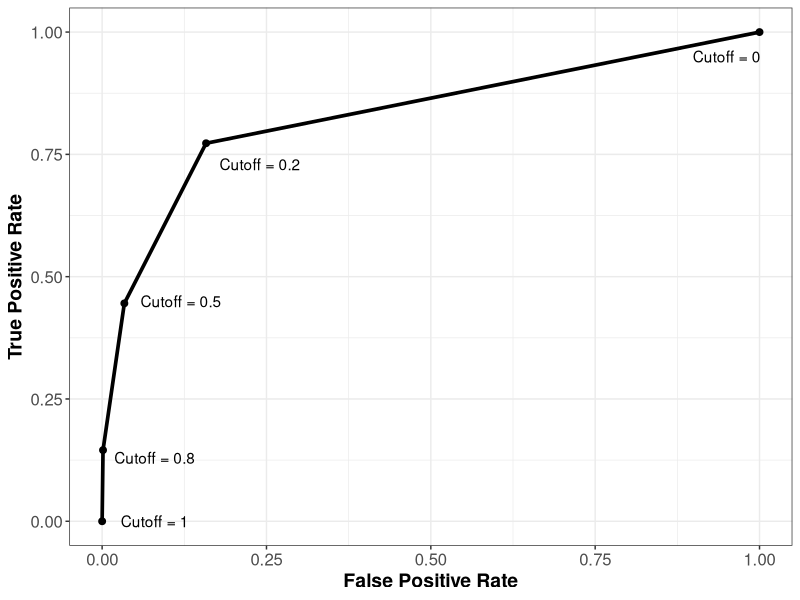
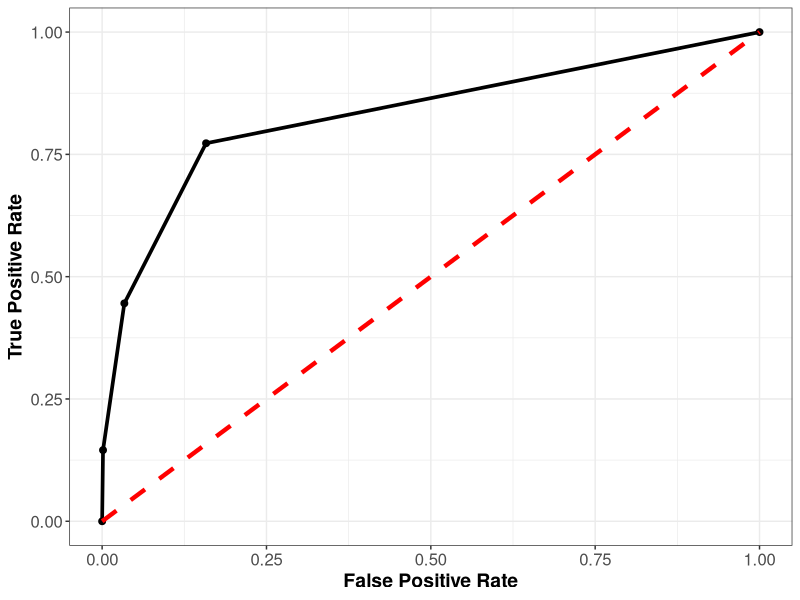
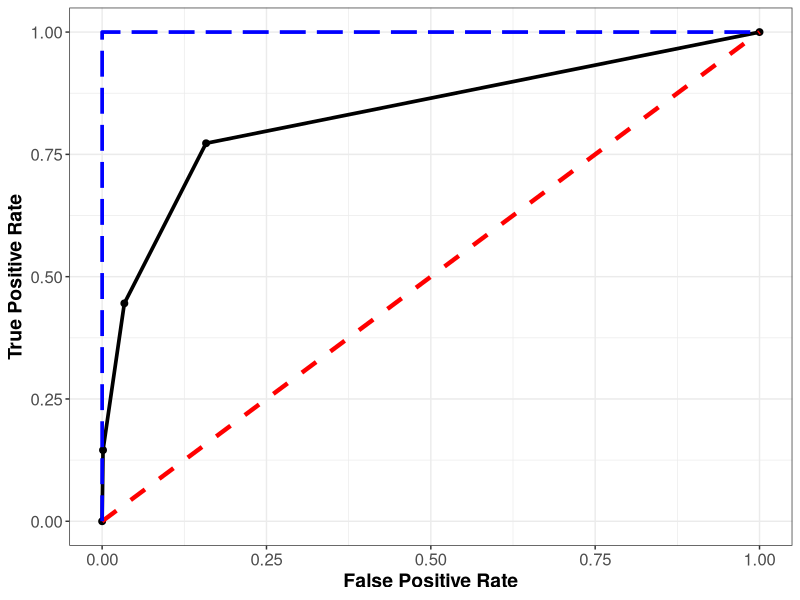
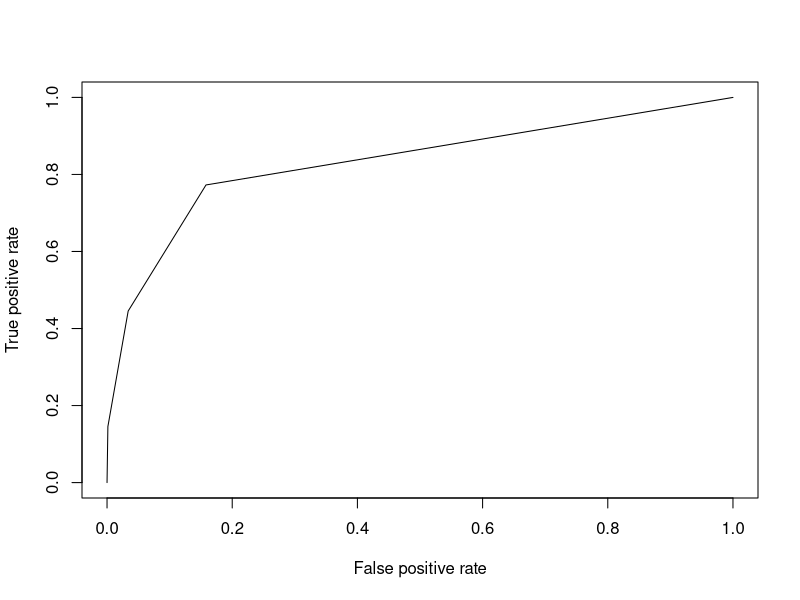

The R script that drew these images, in order:
options(warn=-1)
options(readr.num_columns = 0)

library(MLmetrics)
library(tidyverse)
library(kableExtra)
library(ggplot2)
library(caret)
library(class)

churn <- read_csv("_build/data/churn_train.csv")
scaler <- preProcess(churn, method="range")
churnScaled <- predict(scaler, churn)
churnScaled$international_plan <- ifelse(churnScaled$international_plan=="yes", 1, 0)
churnScaled$voice_mail_plan <- ifelse(churnScaled$voice_mail_plan=="yes", 1, 0)
churnHoldout <- read_csv("_build/data/churn_holdout.csv")
churnHoldoutScaled <- predict(scaler, churnHoldout)
churnHoldoutScaled$international_plan <- ifelse(churnHoldoutScaled$international_plan=="yes", 1, 0)
churnHoldoutScaled$voice_mail_plan <- ifelse(churnHoldoutScaled$voice_mail_plan=="yes", 1, 0)

cvConditions <- trainControl(method = "cv", number = 5)
set.seed(972945)
knnCV <- train(churn ~ ., 
                 data = churnScaled,
                 method = "knn", 
                 trControl = cvConditions, 
                 tuneGrid = expand.grid(k = c(1, 3, 5, 10, 20)))

finalModelPredictions <- predict(knnCV, churnHoldoutScaled)

ConfusionMatrix(finalModelPredictions, churnHoldoutScaled$churn)

finalModelPredictionsProb <- predict(knnCV, churnHoldoutScaled, type = "prob")
head(finalModelPredictionsProb)

finalModelPredictions0.8 <- ifelse(finalModelPredictionsProb$yes > 0.8, "yes", "no")
finalModelPredictions0.8[1:5]

ConfusionMatrix(finalModelPredictions0.8, churnHoldoutScaled$churn)

finalModelPredictions0.2 <- ifelse(finalModelPredictionsProb$yes > 0.2, "yes", "no")
ConfusionMatrix(finalModelPredictions0.2, churnHoldoutScaled$churn)

points <- data.frame(fp=c(0, 0.1581081, 0.03378378, 0.001351351, 1), tp=c(0, 0.7727273, 0.4454545, 0.1454545, 1))
ggplot(points, aes(x=fp, y=tp)) + geom_point(size=2)  + geom_line(size=1.25) +
  theme_bw() +
  xlim(0, 1) + ylim(0, 1) +
  xlab("False Positive Rate") + ylab("True Positive Rate") + 
  theme(axis.text=element_text(size=12),
        axis.title=element_text(size=14,face="bold")) + 
  annotate("text", x = 0.08, y = 0, label = "Cutoff = 1") + 
  annotate("text", x = 0.08, y = 0.13, label = "Cutoff = 0.8") +
  annotate("text", x = 0.12, y = 0.45, label = "Cutoff = 0.5") +
  annotate("text", x = 0.24, y = 0.73, label = "Cutoff = 0.2") +
  annotate("text", x = 0.95, y = 0.95, label = "Cutoff = 0")

points <- data.frame(fp=c(0, 0.1581081, 0.03378378, 0.001351351, 1), tp=c(0, 0.7727273, 0.4454545, 0.1454545, 1))
badPoints <- data.frame(fp=c(0,1), tp=c(0,1))
ggplot(points, aes(x=fp, y=tp)) + geom_point(size=2)  + geom_line(size=1.25) +
  theme_bw() +
  xlim(0, 1) + ylim(0, 1) +
  xlab("False Positive Rate") + ylab("True Positive Rate") + 
  theme(axis.text=element_text(size=12),
        axis.title=element_text(size=14,face="bold")) + 
  geom_line(data=badPoints, aes(x=fp, y=tp), linetype = "dashed", color="red", size=1.5) 

points <- data.frame(fp=c(0, 0.1581081, 0.03378378, 0.001351351, 1), tp=c(0, 0.7727273, 0.4454545, 0.1454545, 1))
badPoints <- data.frame(fp=c(0,1), tp=c(0,1))
perfectPoints <- data.frame(fp=c(0,0,1), tp=c(0,1,1))
ggplot(points, aes(x=fp, y=tp)) + geom_point(size=2)  + geom_line(, size=1.25) +
  theme_bw() +
  xlim(0, 1) + ylim(0, 1) +
  xlab("False Positive Rate") + ylab("True Positive Rate") + 
  theme(axis.text=element_text(size=12),
        axis.title=element_text(size=14,face="bold")) + 
  geom_line(data=badPoints, aes(x=fp, y=tp), linetype = "dashed", color="red", size=1.5) +
  geom_line(data=perfectPoints, aes(x=fp, y=tp), linetype = "longdash", color="blue", size=1.25)

library(ROCR)

rocPrediction <- prediction(finalModelPredictionsProb$yes, churnHoldoutScaled$churn)
roc <- performance(rocPrediction, "tpr", "fpr")

plot(roc)

# Convert labels to binary (0 / 1)
trueLabelsBinary <- ifelse(churnHoldoutScaled$churn=="yes", 1, 0)

# Calculate AUC
AUC(finalModelPredictionsProb$yes, trueLabelsBinary)

# Convert labels to binary (0 / 1)
trueLabelsBinary <- ifelse(churnHoldoutScaled$churn=="yes", 1, 0)

# Calculate log loss
LogLoss(finalModelPredictionsProb$yes, trueLabelsBinary)
